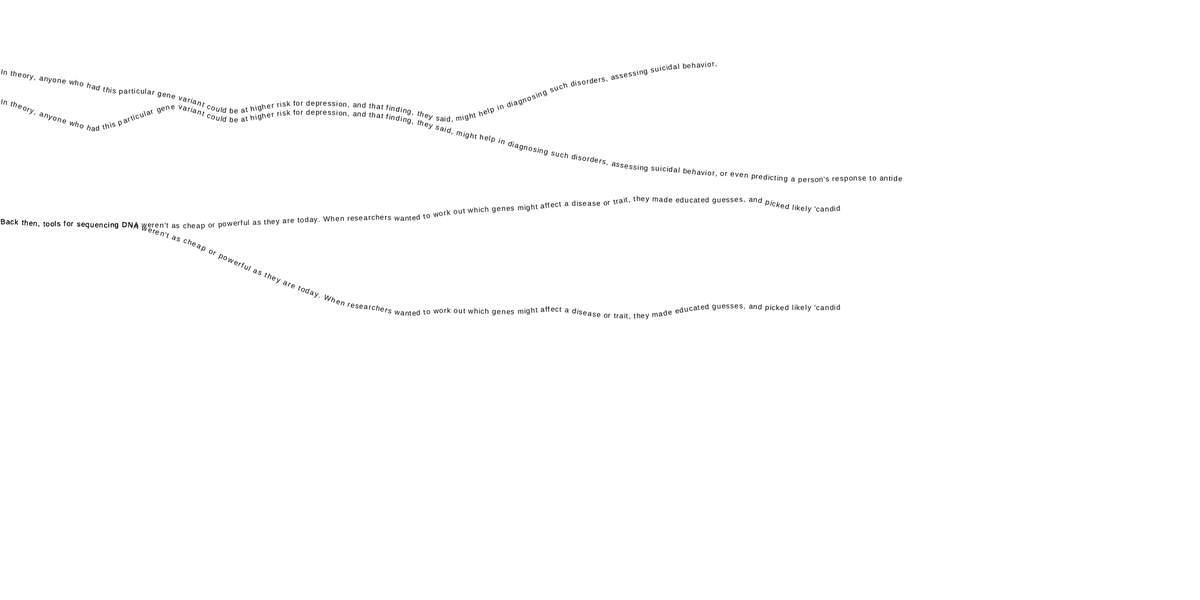
Frame 1 (no input)
Frame 60 (no input): identical to frame 1, image omitted
Frame 120 (the mouse pressed at the canvas centre since frame 60): identical to frame 1, image omitted

The p5.js sketch that drew this single still picture (run headless with seeded random() and noise() and a simulated clock; from frame 60 on, the mouse is pressed at the canvas centre):

// p5.js sketch
// ── sketch.js
// string is text to write
// curveArray is list of [x,y] pairs
function textOnCurve(string, curveArray) {
  w = curveArray[0][0];
  var txtIdx = 0;

  for (var i = 1; i < curveArray.length; i++) {
    var y = curveArray[i][1];
    var x = curveArray[i][0];
    // circle(curveArray[i][0], curveArray[i][1], 1);
    if (x > w) {
      push();
      translate(x,y);
      rotate(getPerpAngle(x, y, curveArray[i-1][0], curveArray[i-1][1]));
      var char = string.substring(txtIdx, txtIdx+1);
      text(char, 0, 0);
      txtIdx++;
      pop();
      w += textWidth(char) + 1;
    }
  }
}

// given two points, return angle perpendicular to the line they create
function getPerpAngle(x1, y1, x2, y2) {
  var ox1 = x2 - x1;
  var oy1 = y2 - y1;
  return atan2(oy1, ox1) + PI;
}


// get array of noisy curve coordinates
// start, stop are [x,y] coordinates pairs
function getStartStopCurve(start, stop) {
  // perlin noise curve
  noiseSeed(random()*100);
  var curve = [];
  var xsteps = abs(start[0] - stop[0]);
  var ystepsize = (stop[1] - start[1])/xsteps;
  var ystep = start[1];
  var fade = 0;
  for (var i = 0; i < xsteps; i++) {
    ystep += ystepsize;
    fade = min(i, 100);
    fade = min(fade, xsteps-i);
    var y = ystep; // + ( 100 * noise(i * 0.0015) );
    var x = start[0] + i;
    append(curve, [x, y]);
  }
  return curve;
}

function addPerlinNoise(curve) {
  noiseSeed(random()*100);
  var newCurve = [];
  for (var i = 0; i < curve.length-1; i++) {
    var y = curve[i][1] + ( 100 * noise(i * 0.002) );
    var x = curve[i][0];
    append(newCurve, [x,y]);
  }
  return newCurve;
}

// return control point from end of curve
function getControlPointEnd(curve, controlLen) {
  var end = curve[curve.length-1];
  var preend = curve[curve.length-controlLen];
  var x1 = preend[0]; var y1 = preend[1];
  var x2 = end[0]; var y2 = end[1];
  var xc = x2 + 2*(x2-x1);
  var yc = y2 + 2*(y2-y1);
  return [xc, yc];
}

function getControlPointStart(curve, controlLen) {
  var start = curve[0];
  var poststart = curve[controlLen];
  var x1 = poststart[0]; var y1 = poststart[1];
  var x2 = start[0]; var y2 = start[1];
  var xc = x2 + 2*(x2-x1);
  var yc = y2 + 2*(y2-y1);
  return [xc, yc];
}

// return an array of [x,y] points that smoothly connects curve1 to curve2
function getGapCurve(curve1, curve2) {
  var start = curve1[curve1.length-1];
  var stop = curve2[0];
  var control1 =  getControlPointEnd(curve1, 15);
  var control2 = getControlPointStart(curve2, 15);
  // line(start[0], start[1], control1[0], control1[1]);
  // line(stop[0], stop[1], control2[0], control2[1]);

  var x1 = start[0];
  var y1 = start[1];
  var x2 = control1[0]; 
  var y2 = control1[1];
  var x3 = control2[0];
  var y3 = control2[1];
  var x4 = stop[0];
  var y4 = stop[1];
  // bezier(x1, y1, x2, y2, x3, y3, x4, y4);
  var curve = [];
  let steps = 100;
  for (let i = 0; i <= steps; i++) {
    let t = i / steps;
    let x = bezierPoint(x1, x2, x3, x4, t);
    let y = bezierPoint(y1, y2, y3, y4, t);
    append(curve, [x,y]);
  }
  return curve;
}

// return curve of curve1 and curve2 connect smoothly
// assumes end of curve1 is start of curve2
// dist is the amount to cut out for the connection
function connectTwoCurves(curve1, curve2, dist) {
  // cut of end of curve1, then use a gap curve to connect the two
  curve1 = subset(curve1, 0, curve1.length-dist);
  var gapCurve = getGapCurve(curve1, curve2, dist);
  return concat(concat(curve1, gapCurve), curve2);
}

function shiftCurve(curve, shift) {
  var newcurve = [];
  for (var i = 0; i < curve.length-1; i++) {
    append(newcurve, [curve[i][0], curve[i][1]+shift]);
  }
  return newcurve;
}


function setup() {
  createCanvas(2000, 1000);

  var words = "Decades of early research on the genetics of depression were built on nonexistent foundations. How did that happen?";
  var otherwords = "In theory, anyone who had this particular gene variant could be at higher risk for depression, and that finding, they said, might help in diagnosing such disorders, assessing suicidal behavior, or even predicting a person's response to antidepressants.";
  var morewords = "Back then, tools for sequencing DNA weren't as cheap or powerful as they are today. When researchers wanted to work out which genes might affect a disease or trait, they made educated guesses, and picked likely 'candidate genes'.";

  // var curve1 = getStartStopCurve([0,100],[400,150]);
  // var curve2 = getStartStopCurve([400,150],[800,150]);
  // var curve3 = getStartStopCurve([800,150],[1200,80]);
  // curve1 = connectTwoCurves(curve1, curve2, 50);
  // curve = concat(curve1, curve3);
  // textOnCurve(otherwords.substring(0,1000), curve);

  var curve1 = getStartStopCurve([0,100],[400,150]);
  var curve2 = getStartStopCurve([400,150],[800,150]);
  var curve3 = getStartStopCurve([800,150],[1200,80]);
  curve = concat(concat(curve1, curve2), curve3);
  noiseCurve = addPerlinNoise(curve);
  console.log(noiseCurve.length);
  textOnCurve(otherwords.substring(0,1000), noiseCurve);

  var match = shiftCurve(subset(noiseCurve, 300, 500), 15);
  curve1 = addPerlinNoise(getStartStopCurve([0,150], match[0]));
  curve = connectTwoCurves(curve1, match, 150);
  curve2 = getStartStopCurve(match[match.length-1], [1500, 250]);
  curve2 = addPerlinNoise(curve2);
  curve = connectTwoCurves(curve, curve2, 100);
  textOnCurve(otherwords.substring(0,1000), curve);

  curve1 = getStartStopCurve([0,350],[1400,300]);
  noiseCurve = addPerlinNoise(curve1);
  console.log(noiseCurve.length);
  textOnCurve(morewords.substring(0,1000), noiseCurve);

  match = subset(noiseCurve, 0, 300);
  curve1 = getStartStopCurve(match[match.length-1], [600, 450]);
  curve2 = getStartStopCurve([600, 450], [1400, 450]);
  curve = addPerlinNoise(connectTwoCurves(curve1, curve2, 100));
  allcurve = connectTwoCurves(match, curve, 100);
  textOnCurve(morewords, allcurve);

}

function draw() {
}

// ── p5test.html
<!DOCTYPE html>
<html>
<head>
  <title>SVG.js</title>
  <script src="../p5/p5.min.js"></script>
  <script src="sketch-animate.js"></script>

</head>
<body>
</body>
</html>
// ── sketch-animate.js
// string is text to write
// curveArray is list of [x,y] pairs
function textOnCurve(string, curveArray) {
  w = curveArray[0][0];
  var txtIdx = 0;

  for (var i = 1; i < curveArray.length; i++) {
    var y = curveArray[i][1];
    var x = curveArray[i][0];
    // circle(curveArray[i][0], curveArray[i][1], 1);
    if (x > w) {
      push();
      translate(x,y);
      rotate(getPerpAngle(x, y, curveArray[i-1][0], curveArray[i-1][1]));
      var char = string.substring(txtIdx, txtIdx+1);
      text(char, 0, 0);
      txtIdx++;
      pop();
      w += textWidth(char) + 1;
    }
  }
}

// write the next char from a string to the curve
// w is the x value after which the char can be drawn (for spacing the letters)
// idx is the index of the curve array
// RETURN the next w
function charOnCurve(curveArray, w, idx, char) {

  for (var i = idx; i < curveArray.length; i++) {
    var y = curveArray[i][1];
    var x = curveArray[i][0];
    // circle(curveArray[i][0], curveArray[i][1], 1);
    if (x > w) {
      push();
      translate(x,y);
      rotate(getPerpAngle(x, y, curveArray[i-1][0], curveArray[i-1][1]));
      text(char, 0, 0);
      pop();
      w += textWidth(char) + 1;
      return [w, idx];
    }
  }
}

// given two points, return angle perpendicular to the line they create
function getPerpAngle(x1, y1, x2, y2) {
  var ox1 = x2 - x1;
  var oy1 = y2 - y1;
  return atan2(oy1, ox1) + PI;
}


// get array of noisy curve coordinates
// start, stop are [x,y] coordinates pairs
function getStartStopCurve(start, stop) {
  // perlin noise curve
  noiseSeed(random()*100);
  var curve = [];
  var xsteps = abs(start[0] - stop[0]);
  var ystepsize = (stop[1] - start[1])/xsteps;
  var ystep = start[1];
  var fade = 0;
  for (var i = 0; i < xsteps; i++) {
    ystep += ystepsize;
    fade = min(i, 100);
    fade = min(fade, xsteps-i);
    var y = ystep; // + ( 100 * noise(i * 0.0015) );
    var x = start[0] + i;
    append(curve, [x, y]);
  }
  return curve;
}

function addPerlinNoise(curve) {
  noiseSeed(random()*100);
  var newCurve = [];
  for (var i = 0; i < curve.length-1; i++) {
    var y = curve[i][1] + ( 100 * noise(i * 0.002) );
    var x = curve[i][0];
    append(newCurve, [x,y]);
  }
  return newCurve;
}

// return control point from end of curve
function getControlPointEnd(curve, controlLen) {
  var end = curve[curve.length-1];
  var preend = curve[curve.length-controlLen];
  var x1 = preend[0]; var y1 = preend[1];
  var x2 = end[0]; var y2 = end[1];
  var xc = x2 + 2*(x2-x1);
  var yc = y2 + 2*(y2-y1);
  return [xc, yc];
}

function getControlPointStart(curve, controlLen) {
  var start = curve[0];
  var poststart = curve[controlLen];
  var x1 = poststart[0]; var y1 = poststart[1];
  var x2 = start[0]; var y2 = start[1];
  var xc = x2 + 2*(x2-x1);
  var yc = y2 + 2*(y2-y1);
  return [xc, yc];
}

// return an array of [x,y] points that smoothly connects curve1 to curve2
function getGapCurve(curve1, curve2) {
  var start = curve1[curve1.length-1];
  var stop = curve2[0];
  var control1 =  getControlPointEnd(curve1, 15);
  var control2 = getControlPointStart(curve2, 15);
  // line(start[0], start[1], control1[0], control1[1]);
  // line(stop[0], stop[1], control2[0], control2[1]);

  var x1 = start[0];
  var y1 = start[1];
  var x2 = control1[0]; 
  var y2 = control1[1];
  var x3 = control2[0];
  var y3 = control2[1];
  var x4 = stop[0];
  var y4 = stop[1];
  // bezier(x1, y1, x2, y2, x3, y3, x4, y4);
  var curve = [];
  let steps = 100;
  for (let i = 0; i <= steps; i++) {
    let t = i / steps;
    let x = bezierPoint(x1, x2, x3, x4, t);
    let y = bezierPoint(y1, y2, y3, y4, t);
    append(curve, [x,y]);
  }
  return curve;
}

// return curve of curve1 and curve2 connect smoothly
// assumes end of curve1 is start of curve2
// dist is the amount to cut out for the connection
function connectTwoCurves(curve1, curve2, dist) {
  // cut of end of curve1, then use a gap curve to connect the two
  curve1 = subset(curve1, 0, curve1.length-dist);
  var gapCurve = getGapCurve(curve1, curve2, dist);
  return concat(concat(curve1, gapCurve), curve2);
}

function shiftCurve(curve, shift) {
  var newcurve = [];
  for (var i = 0; i < curve.length-1; i++) {
    append(newcurve, [curve[i][0], curve[i][1]+shift]);
  }
  return newcurve;
}

var currMillis;
var list_o_words;
var state = []; // one per text

function setup() {
  createCanvas(2000, 1000);

  list_o_words = [
    "Long before the economic crisis of 2007-2008, this far-reaching multi-disciplinary effort integrated history, sociology, management, and economics to explain why today's business models have reached the limits of their adaptive range",
    "Decades of early research on the genetics of depression were built on nonexistent foundations. How did that happen? See how changing it's value causes more or less letters to appear, as it is the value used as the limit when looping over letters",
    "In theory, anyone who had this particular gene variant could be at higher risk for depression, and that finding, they said, might help in diagnosing such disorders, assessing suicidal behavior, or even predicting a person's response to antidepressants.",
    "I have 3 young adult boys 26 ,23,21 they all have paranoid schizophrenia . 2 comply and the oldest refuses meds. Its hard to live on ihss pay. I get atotal of 20 hpurs approved for 2 kids and since thw oldeat has it worst he dpesnt want help from anyone so i dont get any money for him. He wakes up screaming arguing with these voixes as if theyre hurting him. I have to stay home and watch them so i cant work no where else. I need help to get my oldest help .",
    "Back then, tools for sequencing DNA weren't as cheap or powerful as they are today. When researchers wanted to work out which genes might affect a disease or trait, they made educated guesses, and picked likely 'candidate genes'."
    ];

  var list_o_curves = [];

  var overlap = [
    {"start": 70, "len": 50},
    {"start": 150, "len": 75},
    {"start": 100, "len": 75},
    {"start": 30, "len": 50}
    ];

  var y = 100;
  curve = getStartStopCurve([0,y], [1500, y]);
  curve = addPerlinNoise(curve);

  append(list_o_curves, curve);
  // textOnCurve(list_o_words[0], curve);

  for (var i=0; i<overlap.length; i++) {
    y += 100;
    lap = overlap[i];

    last_curve = list_o_curves[list_o_curves.length-1];
    last_text = list_o_words[i];
    var startx = textWidth(last_text.substring(0, lap.start));
    var endx = textWidth(last_text.substring(lap.start, lap.start+lap.len));

    var curve1 = addPerlinNoise(getStartStopCurve([0, y], [startx,y-100]));
    var curve2 = shiftCurve(subset(last_curve, startx, endx), 15);
    var curve3 = addPerlinNoise(getStartStopCurve(curve2[curve2.length-1], [1500, y]));
    curve = connectTwoCurves(curve1, curve2, 100);
    curve = connectTwoCurves(curve, curve3, 100);
    append(list_o_curves, curve);
    // textOnCurve(list_o_words[i+1], curve);
  }

  for (var i=0; i<list_o_words.length; i++) {
    append(state, {
      curve: list_o_curves[i],
      words: list_o_words[i],
      index: 0,
      w: 0,
      idx: 0
    });
  }

  // var curve;
  // var words;
  // var index;
  // var w;
  // var idx;

  // words = list_o_words[0];
  // index = 0;
  // w = 0;
  // idx = 0;
  currMillis = millis();


  console.log(millis() - currMillis);
}

function draw() {
  //index < words.length && 
  if (millis() - currMillis > 20) {
    // console.log(w, idx, words[index]);
    for (var i=0; i<list_o_words.length; i++) {
      if (state[i].index < state[i].words.length) {
        res = charOnCurve(state[i].curve, state[i].w, state[i].idx, state[i].words[state[i].index]);
        state[i].w = res[0];
        state[i].idx = res[1];
        state[i].index++;
      }
    }
    currMillis = millis();
  }
  
  
}

// ── sketch-layout.js
// string is text to write
// curveArray is list of [x,y] pairs
function textOnCurve(string, curveArray) {
  w = curveArray[0][0];
  var txtIdx = 0;

  for (var i = 1; i < curveArray.length; i++) {
    var y = curveArray[i][1];
    var x = curveArray[i][0];
    // circle(curveArray[i][0], curveArray[i][1], 1);
    if (x > w) {
      push();
      translate(x,y);
      rotate(getPerpAngle(x, y, curveArray[i-1][0], curveArray[i-1][1]));
      var char = string.substring(txtIdx, txtIdx+1);
      text(char, 0, 0);
      txtIdx++;
      pop();
      w += textWidth(char) + 1;
    }
  }
}

// given two points, return angle perpendicular to the line they create
function getPerpAngle(x1, y1, x2, y2) {
  var ox1 = x2 - x1;
  var oy1 = y2 - y1;
  return atan2(oy1, ox1) + PI;
}


// get array of noisy curve coordinates
// start, stop are [x,y] coordinates pairs
function getStartStopCurve(start, stop) {
  // perlin noise curve
  noiseSeed(random()*100);
  var curve = [];
  var xsteps = abs(start[0] - stop[0]);
  var ystepsize = (stop[1] - start[1])/xsteps;
  var ystep = start[1];
  var fade = 0;
  for (var i = 0; i < xsteps; i++) {
    ystep += ystepsize;
    fade = min(i, 100);
    fade = min(fade, xsteps-i);
    var y = ystep; // + ( 100 * noise(i * 0.0015) );
    var x = start[0] + i;
    append(curve, [x, y]);
  }
  return curve;
}

function addPerlinNoise(curve) {
  noiseSeed(random()*100);
  var newCurve = [];
  for (var i = 0; i < curve.length-1; i++) {
    var y = curve[i][1] + ( 100 * noise(i * 0.002) );
    var x = curve[i][0];
    append(newCurve, [x,y]);
  }
  return newCurve;
}

// return control point from end of curve
function getControlPointEnd(curve, controlLen) {
  var end = curve[curve.length-1];
  var preend = curve[curve.length-controlLen];
  var x1 = preend[0]; var y1 = preend[1];
  var x2 = end[0]; var y2 = end[1];
  var xc = x2 + 2*(x2-x1);
  var yc = y2 + 2*(y2-y1);
  return [xc, yc];
}

function getControlPointStart(curve, controlLen) {
  var start = curve[0];
  var poststart = curve[controlLen];
  var x1 = poststart[0]; var y1 = poststart[1];
  var x2 = start[0]; var y2 = start[1];
  var xc = x2 + 2*(x2-x1);
  var yc = y2 + 2*(y2-y1);
  return [xc, yc];
}

// return an array of [x,y] points that smoothly connects curve1 to curve2
function getGapCurve(curve1, curve2) {
  var start = curve1[curve1.length-1];
  var stop = curve2[0];
  var control1 =  getControlPointEnd(curve1, 15);
  var control2 = getControlPointStart(curve2, 15);
  // line(start[0], start[1], control1[0], control1[1]);
  // line(stop[0], stop[1], control2[0], control2[1]);

  var x1 = start[0];
  var y1 = start[1];
  var x2 = control1[0]; 
  var y2 = control1[1];
  var x3 = control2[0];
  var y3 = control2[1];
  var x4 = stop[0];
  var y4 = stop[1];
  // bezier(x1, y1, x2, y2, x3, y3, x4, y4);
  var curve = [];
  let steps = 100;
  for (let i = 0; i <= steps; i++) {
    let t = i / steps;
    let x = bezierPoint(x1, x2, x3, x4, t);
    let y = bezierPoint(y1, y2, y3, y4, t);
    append(curve, [x,y]);
  }
  return curve;
}

// return curve of curve1 and curve2 connect smoothly
// assumes end of curve1 is start of curve2
// dist is the amount to cut out for the connection
function connectTwoCurves(curve1, curve2, dist) {
  // cut of end of curve1, then use a gap curve to connect the two
  curve1 = subset(curve1, 0, curve1.length-dist);
  var gapCurve = getGapCurve(curve1, curve2, dist);
  return concat(concat(curve1, gapCurve), curve2);
}

function shiftCurve(curve, shift) {
  var newcurve = [];
  for (var i = 0; i < curve.length-1; i++) {
    append(newcurve, [curve[i][0], curve[i][1]+shift]);
  }
  return newcurve;
}

function setup() {
  createCanvas(2000, 1000);

  var list_o_words = [
    "Long before the economic crisis of 2007-2008, this far-reaching multi-disciplinary effort integrated history, sociology, management, and economics to explain why today's business models have reached the limits of their adaptive range",
    "Decades of early research on the genetics of depression were built on nonexistent foundations. How did that happen? See how changing it's value causes more or less letters to appear, as it is the value used as the limit when looping over letters",
    "In theory, anyone who had this particular gene variant could be at higher risk for depression, and that finding, they said, might help in diagnosing such disorders, assessing suicidal behavior, or even predicting a person's response to antidepressants.",
    "I have 3 young adult boys 26 ,23,21 they all have paranoid schizophrenia . 2 comply and the oldest refuses meds. Its hard to live on ihss pay. I get atotal of 20 hpurs approved for 2 kids and since thw oldeat has it worst he dpesnt want help from anyone so i dont get any money for him. He wakes up screaming arguing with these voixes as if theyre hurting him. I have to stay home and watch them so i cant work no where else. I need help to get my oldest help .",
    "Back then, tools for sequencing DNA weren't as cheap or powerful as they are today. When researchers wanted to work out which genes might affect a disease or trait, they made educated guesses, and picked likely 'candidate genes'."
    ];

  var list_o_curves = [];

  var overlap = [
    {"start": 70, "len": 50},
    {"start": 150, "len": 75},
    {"start": 100, "len": 75},
    {"start": 30, "len": 50}
    ];

  var y = 100;
  var curve = getStartStopCurve([0,y], [1500, y]);
  curve = addPerlinNoise(curve);
  append(list_o_curves, curve);
  textOnCurve(list_o_words[0], curve);

  for (var i=0; i<overlap.length; i++) {
    y += 100;
    lap = overlap[i];

    last_curve = list_o_curves[list_o_curves.length-1];
    last_text = list_o_words[i];
    var startx = textWidth(last_text.substring(0, lap.start));
    var endx = textWidth(last_text.substring(lap.start, lap.start+lap.len));

    var curve1 = addPerlinNoise(getStartStopCurve([0, y], [startx,y-100]));
    var curve2 = shiftCurve(subset(last_curve, startx, endx), 15);
    var curve3 = addPerlinNoise(getStartStopCurve(curve2[curve2.length-1], [1500, y]));
    curve = connectTwoCurves(curve1, curve2, 100);
    curve = connectTwoCurves(curve, curve3, 100);
    append(list_o_curves, curve);
    textOnCurve(list_o_words[i+1], curve);
  }

}

function draw() {
}
